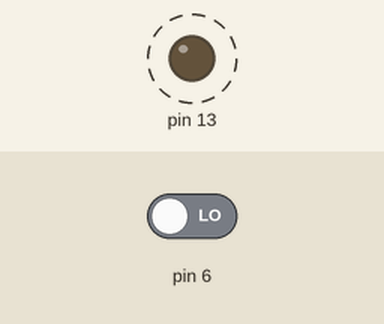
Recording of a sketch running on a simulated Arduino Uno, built with avr-gcc and run on an emulated ATmega328P. Shown: output pins drawn as LEDs (lit = HIGH). Dashed ring = blinking. Inputs (shaded band) come from the test bench; at power-on: pin 6 LOW. What the sketch prints to the serial monitor is not drawn.

Above: at 0.2 s.
Timing chart, 0 to 3.0 s (numbered marks = the images above):
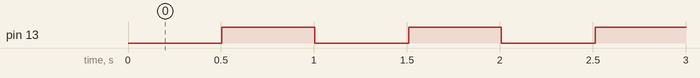

The sketch:

Rotary_encoder_+_blink_variation.ino
```cpp
/*
 A Digital rotary switch,that allow an accurate &
   infinite digital incrementation since mechanically
   speaking the rotary switch, turn in the void...
   An "accurate select" may be produced by turning
   the rotary very gently.

   ->Neat for driving thresholds values or stepped setting at an exact digital value.

 Rotary encoder:
                on pin 7 for DT
                on Pin 6 for CLK

 Board: Arduino Uno.

 */

volatile unsigned long prev_milliseconds = 0;
volatile unsigned long current_milliseconds = 0;
volatile uint32_t _delay = 500;                                 // in ms

// Global variables
volatile uint8_t prev_clock = 0;
volatile uint8_t current_clock = 0;
volatile int32_t interval = 500;

void setup(){
  Serial.begin(9600);
  DDRB |= 0x20;                                           // PB5 OUTPUT.
  DDRD &= ~0xC0;                                          // PD6 & PD7 as simple INPUT
  prev_clock = (PIND&0x40);                               // save Digital Read of PD6 (rotary CLK pin).
}

void loop(){
  current_milliseconds = millis();                              // freeze the time frame referance.
  if((current_milliseconds - prev_milliseconds) >= interval){   // track time frame evolution from target delay
    PORTB ^= 0x20;                                              // toggle PB5 (Blink on board Led).
    prev_milliseconds = current_milliseconds;                   // reset the cursor to zero.
  }
  Encoder_read(); // Function call
}

void Encoder_read(void){
  current_clock = ((PIND&0x40)>>6);           // hold the current rotary state for compare
  if(current_clock != prev_clock){            // if the rotary has changed of state or not.
    if(((PIND&0x80)>>7) != current_clock){    // if the rotary pin DT lagg or not the rotary pin CLK
      if(interval-5>=5){                      // check minimum value.
        interval-=5;                          // Decrement
      }
    }else{
      if(interval<0xFFFFFFFFFFFFFFFF){        // forbid 32 bit overflow (likely not).
      interval+=5;                            // Increment
      }
    }
  }
  Serial.println(interval);
  prev_clock = current_clock;                 // update rotary state change for further detecting change.
}
```

Measured:
- by itself, pin 13: alternates HIGH for 0.50 s and LOW for 0.50 s
